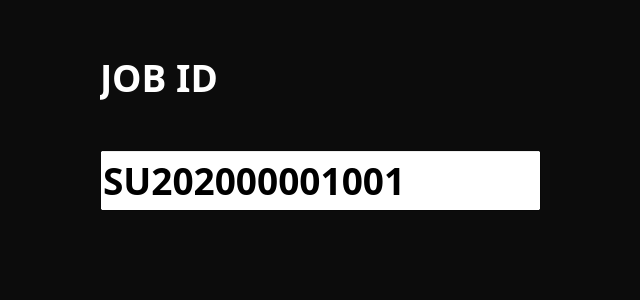
<?xml version="1.0" encoding="UTF-8"?>
<ui version="4.0">
 <class>PLAY</class>
 <widget class="QDialog" name="PLAY">
  <property name="windowModality">
   <enum>Qt::NonModal</enum>
  </property>
  <property name="geometry">
   <rect>
    <x>0</x>
    <y>0</y>
    <width>640</width>
    <height>300</height>
   </rect>
  </property>
  <property name="palette">
   <palette>
    <active>
     <colorrole role="Base">
      <brush brushstyle="SolidPattern">
       <color alpha="255">
        <red>255</red>
        <green>255</green>
        <blue>255</blue>
       </color>
      </brush>
     </colorrole>
     <colorrole role="Window">
      <brush brushstyle="SolidPattern">
       <color alpha="255">
        <red>12</red>
        <green>12</green>
        <blue>12</blue>
       </color>
      </brush>
     </colorrole>
    </active>
    <inactive>
     <colorrole role="Base">
      <brush brushstyle="SolidPattern">
       <color alpha="255">
        <red>255</red>
        <green>255</green>
        <blue>255</blue>
       </color>
      </brush>
     </colorrole>
     <colorrole role="Window">
      <brush brushstyle="SolidPattern">
       <color alpha="255">
        <red>12</red>
        <green>12</green>
        <blue>12</blue>
       </color>
      </brush>
     </colorrole>
    </inactive>
    <disabled>
     <colorrole role="Base">
      <brush brushstyle="SolidPattern">
       <color alpha="255">
        <red>12</red>
        <green>12</green>
        <blue>12</blue>
       </color>
      </brush>
     </colorrole>
     <colorrole role="Window">
      <brush brushstyle="SolidPattern">
       <color alpha="255">
        <red>12</red>
        <green>12</green>
        <blue>12</blue>
       </color>
      </brush>
     </colorrole>
    </disabled>
   </palette>
  </property>
  <property name="contextMenuPolicy">
   <enum>Qt::ActionsContextMenu</enum>
  </property>
  <property name="windowTitle">
   <string/>
  </property>
  <property name="toolTip">
   <string notr="true"/>
  </property>
  <property name="statusTip">
   <string notr="true"/>
  </property>
  <property name="whatsThis">
   <string notr="true"/>
  </property>
  <property name="accessibleName">
   <string notr="true"/>
  </property>
  <widget class="QLineEdit" name="LOT_LINE">
   <property name="geometry">
    <rect>
     <x>100</x>
     <y>150</y>
     <width>441</width>
     <height>61</height>
    </rect>
   </property>
   <property name="font">
    <font>
     <family>맑은 고딕</family>
     <pointsize>28</pointsize>
     <weight>75</weight>
     <bold>true</bold>
    </font>
   </property>
   <property name="text">
    <string>SU202000001001</string>
   </property>
   <property name="maxLength">
    <number>14</number>
   </property>
   <property name="readOnly">
    <bool>true</bool>
   </property>
  </widget>
  <widget class="QLabel" name="LOT_LABEL">
   <property name="geometry">
    <rect>
     <x>100</x>
     <y>50</y>
     <width>131</width>
     <height>55</height>
    </rect>
   </property>
   <property name="palette">
    <palette>
     <active>
      <colorrole role="WindowText">
       <brush brushstyle="SolidPattern">
        <color alpha="255">
         <red>255</red>
         <green>255</green>
         <blue>255</blue>
        </color>
       </brush>
      </colorrole>
      <colorrole role="Text">
       <brush brushstyle="SolidPattern">
        <color alpha="255">
         <red>255</red>
         <green>255</green>
         <blue>255</blue>
        </color>
       </brush>
      </colorrole>
      <colorrole role="PlaceholderText">
       <brush brushstyle="NoBrush">
        <color alpha="128">
         <red>255</red>
         <green>255</green>
         <blue>255</blue>
        </color>
       </brush>
      </colorrole>
     </active>
     <inactive>
      <colorrole role="WindowText">
       <brush brushstyle="SolidPattern">
        <color alpha="255">
         <red>255</red>
         <green>255</green>
         <blue>255</blue>
        </color>
       </brush>
      </colorrole>
      <colorrole role="Text">
       <brush brushstyle="SolidPattern">
        <color alpha="255">
         <red>255</red>
         <green>255</green>
         <blue>255</blue>
        </color>
       </brush>
      </colorrole>
      <colorrole role="PlaceholderText">
       <brush brushstyle="NoBrush">
        <color alpha="128">
         <red>255</red>
         <green>255</green>
         <blue>255</blue>
        </color>
       </brush>
      </colorrole>
     </inactive>
     <disabled>
      <colorrole role="WindowText">
       <brush brushstyle="SolidPattern">
        <color alpha="255">
         <red>120</red>
         <green>120</green>
         <blue>120</blue>
        </color>
       </brush>
      </colorrole>
      <colorrole role="Text">
       <brush brushstyle="SolidPattern">
        <color alpha="255">
         <red>120</red>
         <green>120</green>
         <blue>120</blue>
        </color>
       </brush>
      </colorrole>
      <colorrole role="PlaceholderText">
       <brush brushstyle="NoBrush">
        <color alpha="128">
         <red>255</red>
         <green>255</green>
         <blue>255</blue>
        </color>
       </brush>
      </colorrole>
     </disabled>
    </palette>
   </property>
   <property name="font">
    <font>
     <family>맑은 고딕</family>
     <pointsize>28</pointsize>
     <weight>75</weight>
     <bold>true</bold>
    </font>
   </property>
   <property name="text">
    <string>JOB ID</string>
   </property>
  </widget>
 </widget>
 <tabstops>
  <tabstop>LOT_LINE</tabstop>
 </tabstops>
 <resources/>
 <connections/>
</ui>
